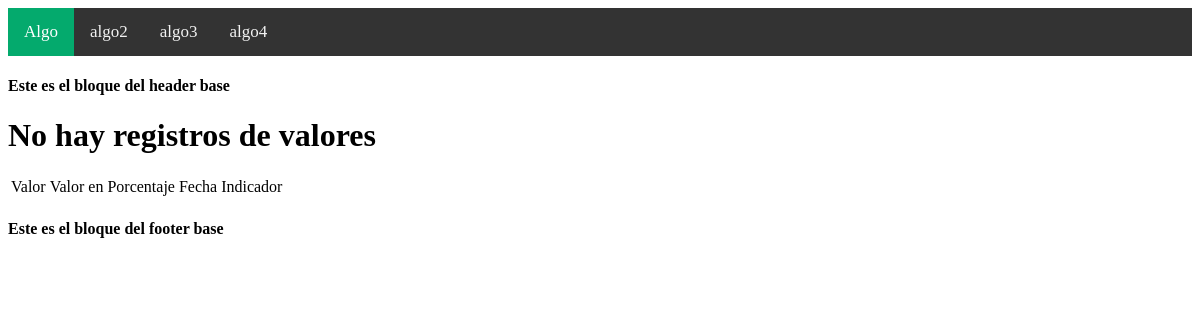
The app's page /listarvalor/, older data.
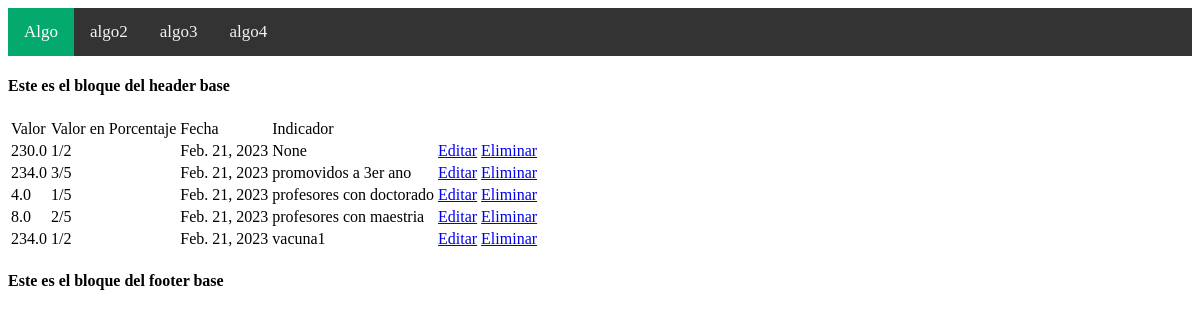
The same page, newer data.
### Apps/Indicadores/models.py (models this page shows)
class Valor_Indicador(models.Model):
    valor = models.FloatField()
    valor_en_porcentaje = models.CharField(max_length=10)
    fecha = models.DateField()
    indicador = models.ForeignKey(Indicador, null=True,blank=True, on_delete= models.CASCADE) # 1 Indicador-- * valores

class Indicador(models.Model):
    nombre = models.CharField(max_length=50)
    tipo = models.CharField(max_length=50)
    descripcion = models.TextField()
    estado = models.CharField(max_length=30)
    fecha_estado = models.DateField()
    min_valor = models.FloatField()
    med_valor = models.FloatField()
    max_valor = models.FloatField()
    valor_critico = models.FloatField()
    frecuencia = models.IntegerField()
    irregularidades = models.TextField()
    unidad_valor = models.CharField(max_length=10) # Revisar esto
    correos = models.EmailField()
    def __str__(self) -> str:
        return self.nombre

### Apps/Indicadores/views.py (the view)
# urls.py: path('listarvalor/',views.Valor_Indicador_List.as_view(), name = 'listar_valor_indicador'),
class Valor_Indicador_List(ListView):
    model = Valor_Indicador
    template_name: str = 'indicadores/valor_indicador/valor_indicador_list.html'

### templates/indicadores/valor_indicador/valor_indicador_list.html
{% extends 'base/base.html'%}
{% block content%}
<table class = "table">
    <thead>
        <tr>
            <td>Valor</td>
            <td>Valor en Porcentaje</td>
            <td>Fecha</td>
            <td>Indicador</td>
        </tr>
    </thead>
    <tbody>
        {% if object_list %}
        {% for valor in object_list %}
        <tr>
            <td>{{valor.valor}}</td>
            <td>{{valor.valor_en_porcentaje}}</td>
            <td>{{valor.fecha}}</td>
            <td>{{valor.indicador}}</td>
            <td>
                <a class="btn btn-primary" href="{% url  'indicadores:actualizar_valor_indicador' valor.id %}">Editar</a>
                <a class="btn btn-primary" href="{% url  'indicadores:eliminar_valor_indicador' valor.id %}">Eliminar</a>
            </td>
        </tr>
        {% endfor%}
        {% else %}
        <h1>No hay registros de valores</h1>
        {% endif %}
    </tbody>
</table>
{%endblock%}

### templates/base/base.html (shortened to what this page needs)
{% load static %}
<!DOCTYPE html>
<html lang="en">
<head>
    <link rel="stylesheet" href="{% static 'css/style1.css' %}">
</head>
<body>
    {% block navbar %}
    <div class="container">
        <div class="topnav">
            <a class="active" href="#Algp"> Algo</a>
            <a href="#algo2">algo2</a>
            <a href="#algo3">algo3</a>
            <a href="#algo4">algo4</a>
        </div>
    </div>
    {%endblock%}
    {% block header %}
    <h4>Este es el bloque del header base</h4>
    {% endblock%}
    {% block content %}{% endblock%}
    {% block footer %}
    <h4>Este es el bloque del footer base</h4>
    {% endblock%}
</body>
</html>

### static/css/style1.css (style rules this page uses)
.topnav { background-color: #333; overflow: hidden; }
.topnav a { float: left; color: #f2f2f2; text-align: center; padding: 14px 16px; text-decoration: none; font-size: 17px; }
.topnav a.active { background-color: #04AA6D; color: white; }

Row changes from the older to the newer data that the page shows:
added Valor_Indicador: valor "230.0", valor_en_porcentaje "1/2", fecha "Feb. 21, 2023", indicador "None"
added Valor_Indicador: valor "234.0", valor_en_porcentaje "3/5", fecha "Feb. 21, 2023", indicador "promovidos a 3er ano"
added Valor_Indicador: valor "4.0", valor_en_porcentaje "1/5", fecha "Feb. 21, 2023", indicador "profesores con doctorado"
added Valor_Indicador: valor "8.0", valor_en_porcentaje "2/5", fecha "Feb. 21, 2023", indicador "profesores con maestria"
added Valor_Indicador: valor "234.0", valor_en_porcentaje "1/2", fecha "Feb. 21, 2023", indicador "vacuna1"
Text that changed along with them:
text no longer shown: "No hay registros de valores"
